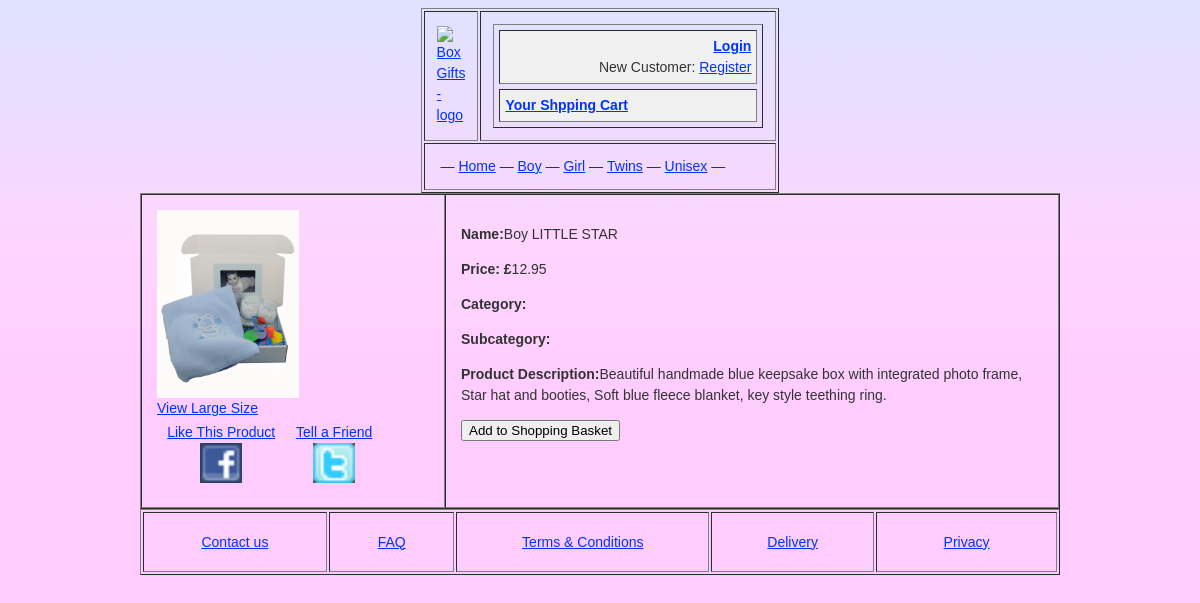
The page /store/product.php?id=1 on the database its author committed.
### tables this page shows
CREATE TABLE products(
    id BIGINT NOT NULL AUTO_INCREMENT PRIMARY KEY,
    productName VARCHAR(255) NOT NULL UNIQUE KEY,
	productPrice FLOAT NOT NULL,
    productCategory VARCHAR(100) NOT NULL,
	productSubcategory VARCHAR(100) NOT NULL,
    productDescription TEXT,
    productQuantity BIGINT NOT NULL,
    productDateAdded DATE NOT NULL,
    INDEX (id, productName)
    );

### store/storescripts/mysql.inc.php (called while the page is built, shortened)
<?php
function connect()
{
$db_Link = mysql_connect(DB_HOST, DB_USER, DB_PASS) or die ('Cannot connect to the MySQL Server. Please go and check your username, password and database parameters in your configuration file.');
return $db_Link;
}
function query($query)
{
if(!isset($db_Link))
$db_Link = connect();
$result = mysql_query($query, $db_Link) or die('Error: ' . mysql_error());
$lastInsertID = mysql_insert_id($db_Link);
$returnArray = array();
$i=0;
while ($row = mysql_fetch_array($result, MYSQL_BOTH))
if ($row)
$returnArray[$i++]=$row;
return $returnArray;
}
?>

### store/product.php (the view, shortened to what this page needs)
<?php
if (isset($_GET['id'])){
	$id = preg_replace('#[^0-9]#i','',$_GET['id']);
	$sql = "SELECT * FROM products WHERE id='$id' LIMIT 1";
	$res = query($sql);
if($res > 0) {
	foreach ($res as $row) {
		$productName = $row["productName"];
		$productPrice = $row["productPrice"];
		$productDescription = $row["productDescription"];
		$productCategory = $row["productCategory"];
		$productSubcategory = $row["productSubcategory"];
	}
} else {
		echo 'The item does not exists <a href="/store/index.php">Back to Home Page</a>';
		}
}else{
	echo "Data to render your requiest is missing. Please try again!";
	exit();
	}
?>
<!DOCTYPE HTML>
<html>
<head>
<link rel="stylesheet" href="../css/mainStyle.css" type="text/css" media="screen">
</head>
<body>
<div align="center" id="mainWraper">
<?php include_once("template_header.php");?>
	<div id="pageContent">
	<table width="920px" border="1" cellspacing="0" cellpadding="15">
  <tr>
    <td width="272" height="190px" valign="top"><img src="../Images/Products/<?php echo $id; ?>.jpg" alt="../Images/Products/<?php echo $id; ?>.jpg" width="142" height="188" align="middle"><br/><a href="Images/Products/"> <a href="../Images/Products/<?php echo $id; ?>.jpg">View Large Size</a>
      <table width="228" border="0">
        <tr>
          <td width="119" align="center"><a href="http://www.facebook.com/">Like This Product<img src="../Images/fb.gif" width="42" height="40" longdesc="http://www.facebook.com"></a></td>
          <td width="93" align="center"><a href="http://www.twitter.com/">Tell a Friend<img src="../Images/tw.gif" width="42" height="40" longdesc="http://www.twitter.com"></a></td>
        </tr>
      </table></td>
    <td width="582" height="190px" valign="top">
    <p><strong>Name:</strong><?php echo $productName; ?><br/></p>
    <p><strong>Price: £</strong><?php echo $productPrice; ?><br/></p>
    <p><strong>Category:</strong><?php echo $productCategory; ?><br/></p>
    <p><strong>Subcategory:</strong><?php echo $productSubcategory; ?><br/></p>
    <p><strong>Product Description:</strong><?php echo $productDescription; ?><br/></p>
    <p>
    <form id="firm1" name="form1" method="post" action="cart.php">
    <input type="submit" name="button" id="button" value="Add to Shopping Basket"/>
    </form>
    </p>
      </td>
   </tr>
</table>
</div>
    <?php include_once("template_footer.php");?>
</div>
</body>
</html>

### css/mainStyle.css (style rules this page uses)
body,td,th { font-family: Arial, Helvetica, sans-serif; font-size: 14px; color: #333; line-height:1.5em; }
body { background-color: #FECCFD; background-image: url(../Images/bgImage.jpg); background-repeat: repeat-x; }
a:link { color: #03F; }
#pageContent { color:#333; }

### rows shown on the page
products: productName "Boy LITTLE STAR", productPrice "12.95", productDescription "Beautiful handmade blue keepsake box with integrated photo frame, Star hat and booties, Soft blue fleece blanket, key style teething ring."
